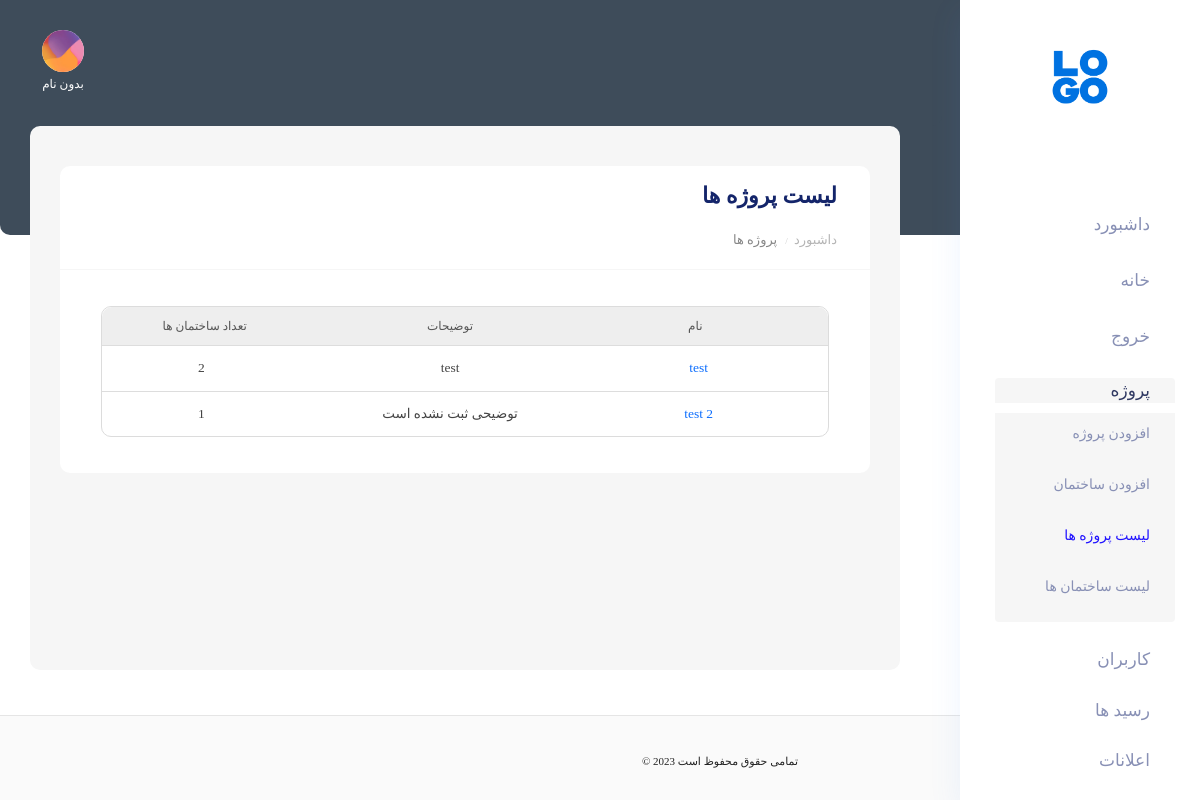
Screenshot of /u/dashboard/project/list (signed in) with the database file from the repository.
### account/models.py (models this page shows, shortened)
class User(AbstractUser):
    ROLE_USER_OPTIONS = (
        ('normal_user', 'کاربر عادی'),
        ('financial_user', 'ادمین مالی'),
        ('super_user', 'ادمین وِیژه'),
    )
    first_name = models.CharField("first name", max_length=150, blank=True, default="بدون نام")
    username = None
    email = models.EmailField("email address", null=True, blank=True, unique=True)
    phonenumber = PhoneNumberField(region='IR', unique=True)
    is_phonenumber_confirmed = models.BooleanField(default=False)
    role = models.CharField(max_length=20, choices=ROLE_USER_OPTIONS, default='normal_user')
    USERNAME_FIELD = "phonenumber"
    REQUIRED_FIELDS = []
    objects = CustomBaseUserManager()
    normal_user = NormalUserManager()
    financial_user = FinancialUserManager()
    super_user = SuperUserManager()
    class Meta:
        ordering = '-id',
    @property
    def is_admin(self):
        return True if self.role in settings.ADMIN_USER_ROLES else False
    @property
    def is_common_admin(self):
        return True if self.role in settings.COMMON_ADMIN_USER_ROLES else False
    @property
    def is_super_admin(self):
        return True if self.role in settings.SUPER_ADMIN_ROLES else False
    def get_full_name(self):
        fl = f'{self.first_name} {self.last_name}'.strip() or 'بدون نام'
        return fl
    def get_image_url(self):
        return '/static/images/dashboard/client_img.png'

### receipt/models.py (models this page shows, shortened)
class Project(BaseModel):
    name = models.CharField(max_length=100)
    description = models.TextField(null=True, blank=True)
    def get_buildings(self):
        return self.building_set.all()
    def get_absolute_url(self):
        return reverse('receipt:project_dashboard_detail', args=(self.id,))

### receipt/views/dashboard.py (the view)
# urls.py: path('u/dashboard/project/list',dashboard.ProjectList.as_view(),name='project_dashboard_list'),
class ProjectList(LoginRequiredMixinCustom, View):
    template_name = 'receipt/dashboard/project/list.html'
    @admin_required_cbv()
    def get(self, request):
        projects = models.Project.objects.all()
        context = {
            'projects': projects
        }
        return render(request, self.template_name, context)

### core/auth/mixins.py (called while the page is built)
    def dispatch(self, request, *args, **kwargs):
        if not request.user.is_authenticated:
            return self.handle_no_permission()
        if not request.user.is_phonenumber_confirmed:
            return redirect('account:confirm_phonenumber')
        return super().dispatch(request, *args, **kwargs)

### receipt/templates/receipt/dashboard/project/list.html (shortened to what this page needs)
{% extends 'account/dashboard/components/base/base_template.html' %}
{% block Content %}
    {% include 'account/dashboard/components/base/nav.html' %}
    <section class="main_content dashboard_part large_header_bg">
        {% include 'account/dashboard/components/base/header.html' %}
        <div class="main_content_iner">
            <div class="container-fluid p-0 ">
                <div class="col-lg-12">
                    <div class="white_card mb_30">
                        <div class="white_card_header">
                            <div class="box_header m-0">
                                <div class="main-title">
                                    <h3 class="m-0">لیست پروژه ها</h3>
                                </div>
                            </div>
                            <div class="breadcrumb">
                                <ul>
                                    <li>
                                        <a href="{% url 'account:dashboard' %}">داشبورد</a>
                                    </li>
                                    <li>
                                        <a href="">پروژه ها</a>
                                    </li>
                                </ul>
                            </div>
                        </div>
                        <div class="white_card_body">
                            <div class="card-body">
                                <div class="list-row">
                                    <div class="title-list-row">
                                        <div class="col-4">
                                            نام
                                        </div>
                                        <div class="col-4">
                                            توضیحات
                                        </div>
                                        <div class="col-4">
                                            تعداد ساختمان ها
                                        </div>
                                    </div>
                                    {% for project in projects %}
                                        <div class="detail-row">
                                            <div class="col-4">
                                                <a href="{{ project.get_absolute_url }}">
                                                    {{ project.name|truncatechars:30 }}
                                                </a>
                                            </div>
                                            <div class="col-4">
                                                {{ project.description|default:'توضیحی ثبت نشده است'|truncatechars:30 }}
                                            </div>
                                            <div class="col-4">
                                                {{ project.get_buildings.count }}
                                            </div>
                                        </div>
                                    {% empty %}
                                        <div class="container-not-found-base">
                                            <p>پروژه ای یافت نشد</p>
                                        </div>
                                    {% endfor %}
                                </div>
                            </div>
                        </div>
                    </div>
                </div>
            </div>
        </div>
        {% include 'account/dashboard/components/base/footer.html' %}
    </section>
{% endblock %}

### account/templates/account/dashboard/components/base/header.html (shortened to what this page needs)
{% load static %}
<header>
    <div class="container-fluid g-0">
        <div class="row">
            <div class="col-lg-12 p-0 ">
                <div class="header_iner d-flex justify-content-between align-items-center">
                    <div class="header_right d-flex justify-content-between align-items-center">
                        <div class="header_notification_warp d-flex align-items-center">
                            <li class="m-1" title="اعلانات">
                                <a href="{% url 'notification:notification_dashboard_user_personal_list' %}"><i
                                        class="fa fa-bell"></i></a>
                            </li>
                            <li class="m-1" title="خروج">
                                <a href="{% url 'account:logout' %}">
                                    <i class="fa fa-sign-out-alt"></i>
                                </a>
                            </li>
                        </div>
                        <div class="profile_info text-center mx-4">
                            <a href="{% url 'account:info_detail' %}">
                                <img src="{{ user.get_image_url }}" alt="{{ user.get_full_name }}">
                                <p class="font-60 text-center text-white">
                                    {{ user.get_full_name|truncatechars:30 }}
                                </p>
                            </a>
                        </div>
                    </div>
                </div>
            </div>
        </div>
    </div>
</header>

### static/styles/form.css (style rules this page uses)
::placeholder { font-family: 'Vazir'; font-size: 80%; color: #aaa; }

### static/styles/base.css (style rules this page uses)
* { margin: 0; padding: 0; box-sizing: border-box; }
body { font-family: 'Vazir'; }
.list-row { border: 1px solid #dcdcdc; border-radius: 10px; font-size: 80%; text-align: center; width: 100%; white-space: nowrap; }
.title-list-row { border-radius: 10px 10px 0 0; padding: 10px; background: #eee; display: flex; justify-content: space-between; align-items: center; border-bottom: 1px solid #ddd; width: 100%; }
.title-list-row > div { display: inline-block; margin: 0 5px; color: #555; font-size: 80%; }
.detail-row { width: 100%; font-size: 90%; color: #444; display: flex; justify-content: space-between; align-items: center; text-align: center; padding: 12px 5px; border-bottom: 1px solid #ddd; }
.detail-row:last-of-type { border-bottom: none; border-radius: 0 0 10px 10px; }
.detail-row > div { display: inline-block; margin: 0 5px; }
.font-60 { font-size: 60% !important; }
.breadcrumb { margin-bottom: 0 !important; margin-top: 13px; }
.breadcrumb ul { direction: rtl; width: 100%; display: block; }
.breadcrumb li { font-size: 65%; display: inline-block; color: #b5b5b5; }
.breadcrumb li:after { content: "/"; margin: 0 3px; font-size: 70%; color: #ccc; }
.breadcrumb li:last-of-type:after { content: ""; margin: 0; }
.breadcrumb li a { color: inherit; }
.breadcrumb a[href=""] { color: #878787; }
@media screen and (max-width: 1400px) { .list-row { font-size: 75%; } }
@media screen and (max-width: 1400px) { .detail-row { overflow: auto; } }

### rows the page displays
User: get_full_name "بدون نام"
Project: name "test", description "test", get_buildings.count "2"
Project: name "test 2", description "توضیحی ثبت نشده است", get_buildings.count "1"
